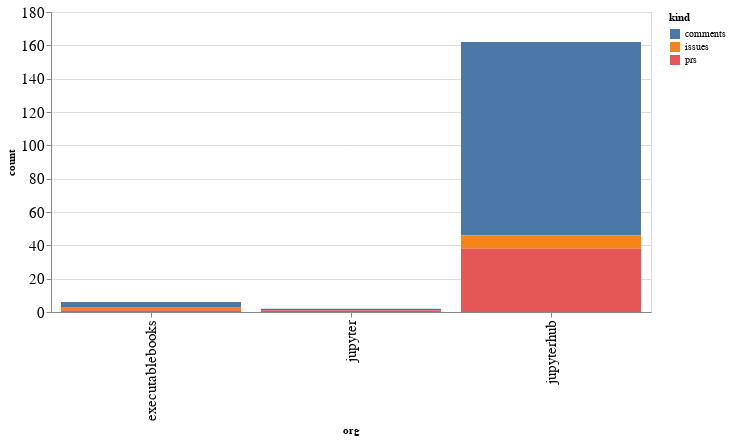

Notebook cell for this chart:
### Code cell
alt.Chart(org_summaries, width=600).mark_bar().encode(
    x='org',
    y='count',
    color='kind',
    tooltip="org"
)

### Figure 1 — Vega-Lite specification as saved in the notebook (floating-point values rounded to 4 significant figures)
{"config": {"axisLeft": {"labelFontSize": 15}, "axisBottom": {"labelFontSize": 15}}, "data": {"name": "data-fec3f9fc2c9354fce018e464c3ce663d"}, "mark": "bar", "encoding": {"color": {"type": "nominal", "field": "kind"}, "tooltip": {"type": "nominal", "field": "org"}, "x": {"type": "nominal", "field": "org"}, "y": {"type": "quantitative", "field": "count"}}, "width": 600, "$schema": "https://vega.github.io/schema/vega-lite/v4.8.1.json", "datasets": {"data-fec3f9fc2c9354fce018e464c3ce663d": [{"org": "executablebooks", "kind": "comments", "count": 3}, {"org": "executablebooks", "kind": "issues", "count": 2}, {"org": "executablebooks", "kind": "prs", "count": 1}, {"org": "jupyter", "kind": "comments", "count": 1}, {"org": "jupyter", "kind": "prs", "count": 1}, {"org": "jupyterhub", "kind": "comments", "count": 116}, {"org": "jupyterhub", "kind": "issues", "count": 8}, {"org": "jupyterhub", "kind": "prs", "count": 38}]}}
